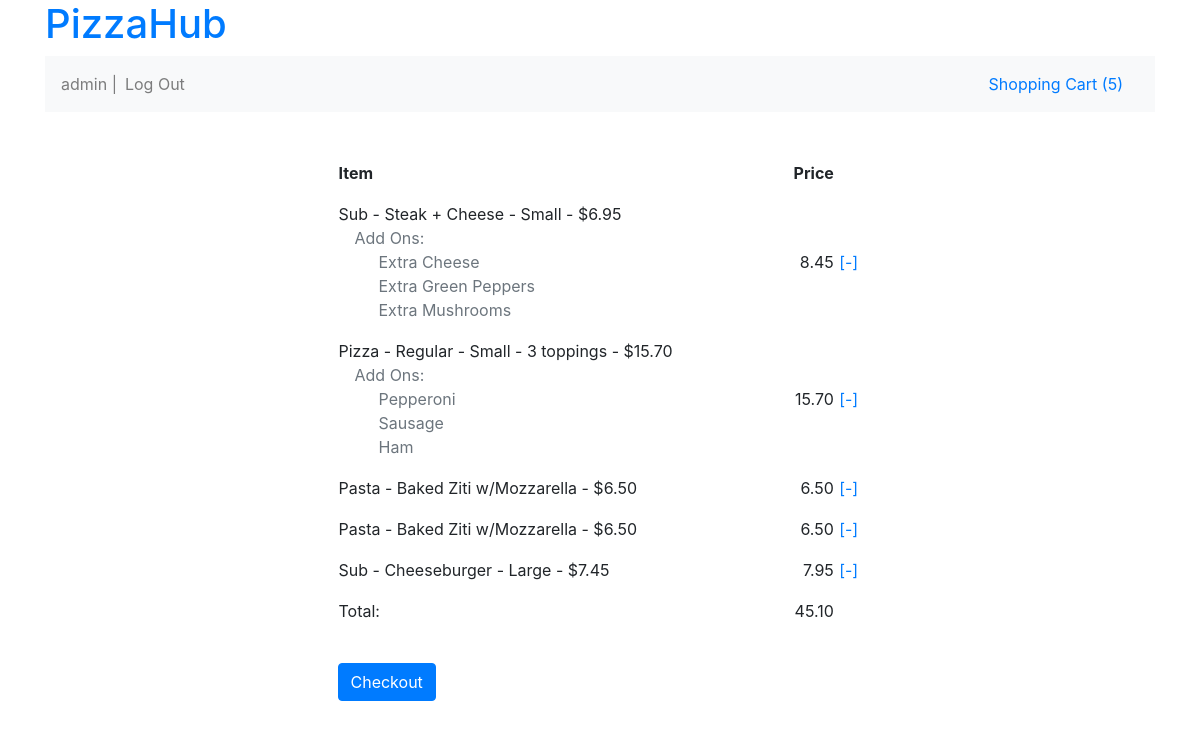
/shoppingcart/ (signed in), run on an earlier commit of the app's database.
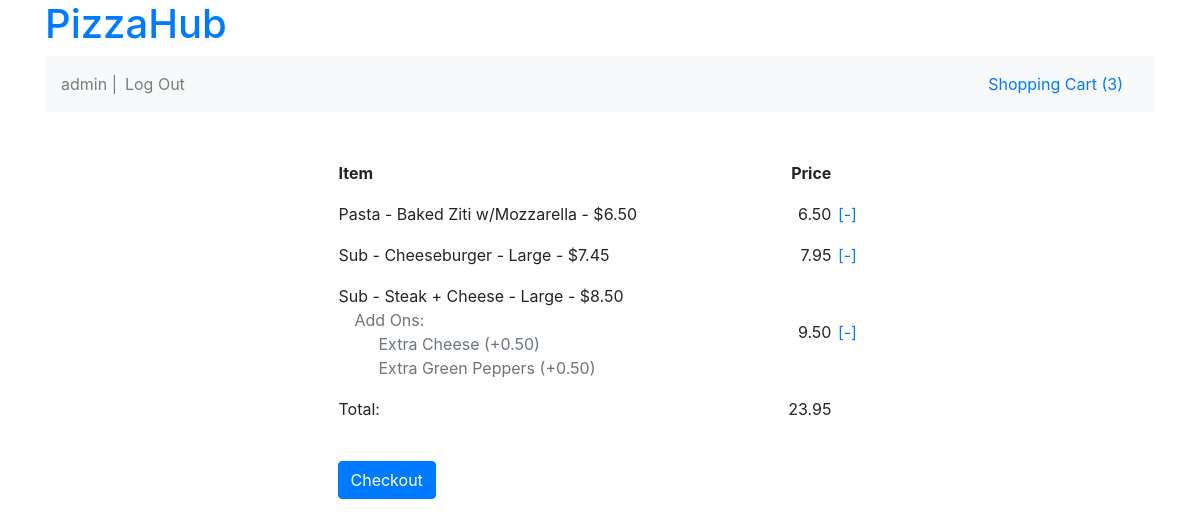
And on a later commit of the database.
### orders/models.py (models this page shows, shortened)
class OrderItem (models.Model):
	menu_item = models.ForeignKey(MenuItem, on_delete=models.CASCADE);
	final_price = models.DecimalField(max_digits=5, decimal_places=2,validators=[MinValueValidator(Decimal('0.00'))]);
	def final_price_dollars(self):
		return "$ %.2f" % float(self.final_price) if self.final_price else "$ 0.00";
	final_price_dollars.short_description = "Final Price"
	add_ons = models.CharField(blank=True, max_length=100); #list of add ons for pizza or subs, separated by commas, can be blank
	def get_add_ons_list(self):
		if(self.add_ons.split(',')==['']):
			return [];
		return self.add_ons.split(',');
	shopping_cart = models.ForeignKey(ShoppingCart, on_delete=models.CASCADE);

class MenuItem(models.Model):
	item_type = models.CharField(max_length=3, choices = ITEM_TYPE_CHOICES, default = PIZZA);
	item_name = models.CharField(max_length=100);
	price = models.DecimalField(max_digits=5, decimal_places=2,validators=[MinValueValidator(Decimal('0.00'))])
	def __str__(self):
		def pizzaToString():
			return self.pizzamenuitem.__str__();
		def subToString():
			return self.submenuitem.__str__();
		def platterToString():
			return self.plattermenuitem.__str__();
		def saladToString():
			return self.saladmenuitem.__str__();
		def pastaToString():
			return self.pastamenuitem.__str__();
		def defaultToString():
			return str(f"{self.get_item_type_display()} - {self.item_name} - ${self.price}");
		switcher = {
			PIZZA: pizzaToString,
			SUB: subToString,
			PLATTER: platterToString,
			SALAD: saladToString,
			PASTA: pastaToString,
		}
		return switcher.get(self.item_type, defaultToString)();
	class Meta:
			verbose_name = "Menu Item"

class SubMenuItem(MenuItem):
	size = models.CharField(max_length=1, choices = SIZE_CHOICES, default = SMALL)
	def __str__(self):
		return str(f"{self.get_item_type_display()} - {self.item_name} - {self.get_size_display()} - ${self.price}");
	class Meta:
		verbose_name = "Sub Menu Item"

class PizzaMenuItem(MenuItem):
	REGULAR = 'Regular'
	SICILIAN = 'Sicilian'
	PIZZA_TYPE_CHOICES = (
		(REGULAR, "Regular"),
		(SICILIAN, "Sicilian"),
	)
	TOPPING_SEL_CHOICES = (
		('0', "Cheese"),
		('1',"1 topping"),
		('2',"2 toppings"),
		('3',"3 toppings"),
		('4',"Special")
	)
	pizza_type = models.CharField(max_length=100, choices = PIZZA_TYPE_CHOICES, default = REGULAR)
	size = models.CharField(max_length=1, choices = SIZE_CHOICES, default = SMALL)
	topping_sel = models.CharField(max_length=1, choices = TOPPING_SEL_CHOICES, default = '0', verbose_name="Topping Selection")
	def __str__(self):
		return str(f"{self.get_item_type_display()} - {self.item_name} - {self.get_size_display()} - {self.pizzamenuitem.get_topping_sel_display()} - ${self.price}");
	class Meta:
			verbose_name = "Pizza Menu Item"

class ShoppingCart (models.Model):
	user = models.ForeignKey(User, on_delete=models.CASCADE);
	total_cost = models.DecimalField(max_digits=5, default = Decimal('0.00'),decimal_places=2,validators=[MinValueValidator(Decimal('0.00'))]);
	def total_cost_dollars(self):
		return "$ %.2f" % float(self.total_cost) if self.total_cost else 0;
	total_cost_dollars.short_description = "Total Cost"
	ORDER_STATUS_POSS = (
		('0', "In Process"),
		('1', "Order Placed"),
	);
	order_status = models.CharField(max_length=1, choices = ORDER_STATUS_POSS, default = '0', verbose_name="Order Status");
	conf_num = models.IntegerField(blank=True, null=True, verbose_name="Order Confirmation #");
	checkout_time = models.DateTimeField(blank=True, null=True, verbose_name="Time Order Placed");
	class Meta:
		verbose_name = "Shopping Cart"

### orders/views.py (the view)
# urls.py: path("shoppingcart/", views.shopping_cart, name="shopping_cart"),
def shopping_cart(request):
	shopping_cart= get_current_shopping_cart(request);
	shopping_cart_items = OrderItem.objects.filter(shopping_cart=shopping_cart);
	context = {
		'shopping_cart': shopping_cart,
		'shopping_cart_items': shopping_cart_items,
	}
	template = loader.get_template('orders/cart.html')
	return HttpResponse(template.render(context, request));

### orders/models.py (called while the page is built)
	def __str__(self):
		return str(f"{self.get_item_type_display()} - {self.item_name} - ${self.price}");

### orders/views.py (called while the page is built)
def get_current_shopping_cart(request):
	if request.user.is_authenticated:
		cart_query = ShoppingCart.objects.filter(user = request.user, order_status='0');
		if len(cart_query)==0:
			new_cart = ShoppingCart(user=request.user);
			new_cart.save();
			return new_cart;
		else:
			return cart_query.get();
	else:
		return 'NO_USER_LOGGED_IN'

### orders/templates/orders/cart.html (shortened to what this page needs)
{% extends "orders/base.html" %}
{% block body %}
<div class="container col-6">
<form action="{% url 'orders:check_out' %}" method="post">
	<table width="100%">
		<tbody>
			<tr>
				<th>Item</th>
				<th style="text-align:right">Price</th>
				<th></th>
			</tr>
				{% for item in shopping_cart_items %}
				<tr>
					<td name = "item">{{item.menu_item}}
						{% if item.get_add_ons_list|length > 0 %}
						<p class="text-secondary" style="margin-bottom:0;text-indent:1em">Add Ons:</p>
							<ul class="text-secondary" style="margin-bottom:0;list-style: none">
								{% for add_on in item.get_add_ons_list %}
									<li>{{ add_on }}</li>
								{% endfor %}</ul>
						{% endif %}
					</td>
					<td style="text-align:right">{{item.final_price}}</td><td style="text-align:center"> <a href="" class="removeItem" id="{{item.id}}">[-]</a></td>
				</tr>
				{% endfor %}
				<tr>
					<td>Total: </td><td id="total-cost" style="text-align:right">{{shopping_cart.total_cost}}</td><td></td>
				</tr>
		</tbody>
	</table>
	<br>
	<button class="btn btn-primary" type="submit" name="submit">Checkout</button>
</form>
</div>
{% endblock %}

### orders/templates/orders/base.html (shortened to what this page needs)
<!DOCTYPE html>
<html>
    <head>
      {% load static %}
    	<link rel="stylesheet" href="https://stackpath.bootstrapcdn.com/bootstrap/4.1.3/css/bootstrap.min.css">
    </head>
    <body>
    	<div class="container">
            <a id="title" href="{% url 'orders:index' %}"><h1>PizzaHub</h1></a>
            <nav class="navbar navbar-expand-lg navbar-light bg-light mb-5 justify-content-between">
                   <ul class="navbar-nav ">
                      {% if user.is_authenticated %}
                      <li class="navbar-text">
                          {{ user.username }} |
                      </li>
                      <li class="nav-item">
                          <a href="{% url 'orders:logout' %}" class="nav-link">Log Out</a>
                      </li>
                      {% endif %}
                    </ul>
                    <div class="nav-item">
                      <a href="{% url 'orders:shopping_cart' %}" class="nav-link">Shopping Cart <span id="num-cart-items">{% if shopping_cart %}{% if shopping_cart_items|length > 0 %}({{shopping_cart_items|length}}){% endif %}{% endif %}</span></a>
                    </div>
            </nav>
            {% block body %}
        	{% endblock %}
        </div>
    </body>
</html>

### orders/templates/orders/cart.html (style rules this page uses)
td, th { padding-bottom:1em; }

What changed in the data, as far as the page shows it:
removed OrderItem: menu_item "Sub - Steak + Cheese - Small - $6.95", get_add_ons_list "Extra Cheese" "Extra Green Peppers" "Extra Mushrooms", final_price "8.45"
removed OrderItem: menu_item "Pizza - Regular - Small - 3 toppings - $15.70", get_add_ons_list "Pepperoni" "Sausage" "Ham", final_price "15.70"
removed OrderItem: menu_item "Pasta - Baked Ziti w/Mozzarella - $6.50", final_price "6.50"
added OrderItem: menu_item "Sub - Steak + Cheese - Large - $8.50", get_add_ons_list "Extra Cheese (+0.50)" "Extra Green Peppers (+0.50)", final_price "9.50"
changed ShoppingCart: total_cost "45.10" → "23.95"
Also different on the page:
{{ shopping_cart_items|length }}: "5" → "3"
